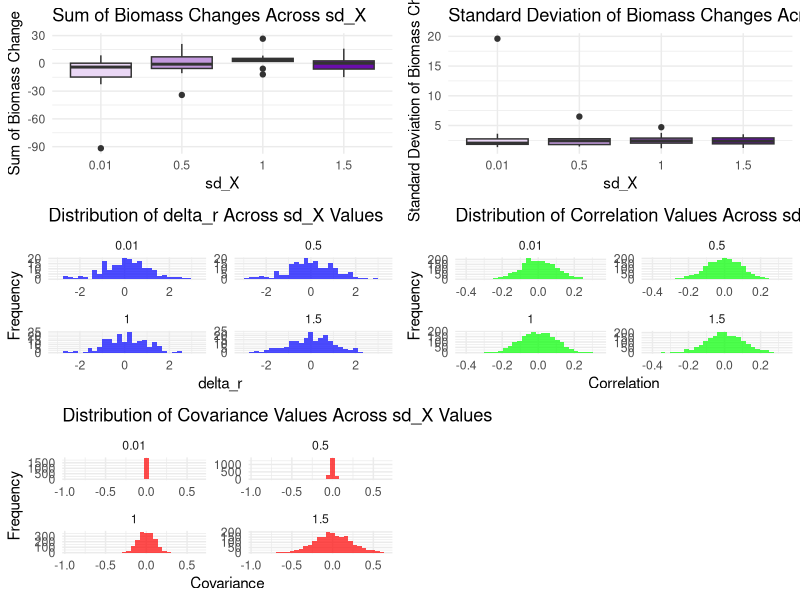

Write R code to recreate this figure. (Note: this script raises an error after producing the figure.)
# Load necessary libraries
library(ggplot2)
library(tidyr)
library(dplyr)
library(Matrix)
library(deSolve)
library(clusterGeneration)
library(mvtnorm)
library(gridExtra)

# Function to simulate quantitative interaction network
sim_quantitative_network <- function(Net_type, S, C, aij_params) {
  A <- matrix(0, S, S)
  n_pairs <- S * (S - 1) / 2
  B <- runif(n_pairs) <= C
  
  if (Net_type == "predator-prey") { 
    aij <- -abs(rnorm(n_pairs, aij_params[1], aij_params[2]))
    A[upper.tri(A)] <- B * aij
    A <- t(A)
    aij <- abs(rnorm(n_pairs, aij_params[1], aij_params[2]))
    A[upper.tri(A)] <- B * aij
  } 
  diag(A) <- -runif(S, min = 0, max = 1)
  
  while(max(Re(eigen(A)$values)) > 0){
    diag(A) <- -runif(S, min = 0, max = 1)
  }
  return(A)
}

# Function to simulate dynamics
fw.model <- function(t, B, params) {
  with(as.list(c(B, params)), {
    B[B < 10^-8] <- 0 
    B[B < 0] <- 0 
    dBdt <- (params$r + params$A %*% B) * B
    list(dBdt)
  })
}

eventfun <- function(t, B, parms) {
  with(as.list(B), {
    B[B < 1e-6] <- 0
    return(B)
  })
}

simulate_dynamics_c <- function(params, model, init_biomass = runif(params$S, min = 1, max = 10)) {
  init_biomass <- as.numeric(init_biomass)
  times <- seq(from = 1, to = params$maxt)
  out <- deSolve::ode(
    y = init_biomass,
    times = times,
    func = fw.model,
    parms = params,
    events = list(func = eventfun, time = times)
  ) %>% as.data.frame()
  return(out)
}

# Function to simulate response and compute delta_r
simulate_response <- function(S, C, aij_params, sd_X, maxt, alpha_d) {
  
  cor_matrix <- clusterGeneration::rcorrmatrix(d = S, alphad = alpha_d)
  covMat <- diag(sd_X) %*% cor_matrix %*% diag(sd_X)
  diag(covMat) <- 1  # Set diagonal elements to 1
  
  A <- sim_quantitative_network("predator-prey", S = S, C = C, aij_params = aij_params)
  
  equilibrium_pre <- runif(S, 1, 10)
  r_pre <- -A %*% equilibrium_pre
  
  dyn_params <- list(A = A, r = r_pre, S = S, maxt = maxt) 
  pre_perturb <- simulate_dynamics_c(dyn_params, fw.model)
  equilibrium_pre <- as.numeric(pre_perturb[nrow(pre_perturb), -1])
  
  r_perturbation <- mvtnorm::rmvnorm(n = 1, mean = r_pre, sigma = covMat)
  delta_r <- as.vector(matrix(r_perturbation, nrow = S, ncol = 1) - r_pre)
  
  dyn_params$r <- matrix(r_perturbation, nrow = S, ncol = 1)  
  
  post_perturb <- simulate_dynamics_c(dyn_params, fw.model, init_biomass = equilibrium_pre)
  equilibrium_post <- as.numeric(post_perturb[nrow(post_perturb), -1])
  
  df <- data.frame(species = paste0("sp", c(1:S)), 
                   X_pre = equilibrium_pre, 
                   X_post = equilibrium_post)
  
  return(list(df = df, pre_perturb = pre_perturb, 
              post_perturb = post_perturb, 
              Sigma = covMat, 
              C_matrix = cor_matrix, 
              r_pre = r_pre, 
              delta_r = delta_r))
}

set.seed(100)

# Simulation parameters
alpha_d <- 40  # Fixed alpha_d for all scenarios
sd_X_values <- c(0.01, 0.5, 1,  1.5)  # Different sd_X scenarios
S <- 20  
nsim <- 10  
maxt <- 1000

# Initialize data frames to store results
results <- data.frame()
delta_r_values <- data.frame(species = character(0), sd_X = numeric(0), delta_r = numeric(0))
cor_values <- data.frame(sd_X = numeric(0), correlation = numeric(0))
cov_values <- data.frame(sd_X = numeric(0), covariance = numeric(0))

for (sd_X in sd_X_values) {
  print(paste("Running simulation for sd_X =", sd_X))
  
  for (j in 1:nsim) {
    result <- simulate_response(S = S, 
                                C = 0.2, 
                                aij_params = c(0, 0.5), 
                                sd_X = rep(sd_X, S), 
                                maxt = maxt, 
                                alpha_d = alpha_d)
    
    df <- result$df
    delta_r <- result$delta_r  
    cor_matrix <- result$C_matrix  
    cov_matrix <- result$Sigma  
    
    results <- rbind(
      results,
      data.frame(
        sd_X = sd_X,
        sum_deltaX = sum(df$X_pre - df$X_post),
        sd_deltaX = sd(df$X_pre - df$X_post),
        var_deltaX = var(df$X_pre - df$X_post)
      )
    )
    
    delta_r_df <- data.frame(
      sd_X = rep(sd_X, length(delta_r)),
      delta_r = delta_r,
      species = paste0("sp", seq_len(S))
    )
    
    n_upper_tri <- S * (S - 1) / 2  
    
    cor_df <- data.frame(
      sd_X = rep(sd_X, n_upper_tri),
      correlation = cor_matrix[upper.tri(cor_matrix)]
    )
    
    cov_df <- data.frame(
      sd_X = rep(sd_X, n_upper_tri),
      covariance = cov_matrix[upper.tri(cov_matrix)]
    )
    
    delta_r_values <- rbind(delta_r_values, delta_r_df)
    cor_values <- rbind(cor_values, cor_df)
    cov_values <- rbind(cov_values, cov_df)
  }
}

# Plot results with gradient colors and no legend for p1 and p2
p1 <- ggplot(results, aes(x = as.factor(sd_X), y = sum_deltaX, fill = sd_X)) +
  geom_boxplot() +
  scale_fill_gradient(low = "#EAD7F5", high = "#6A0DAD") +  # light purple to dark purple
  labs(title = "Sum of Biomass Changes Across sd_X", x = "sd_X", y = "Sum of Biomass Change") +
  theme_minimal() +
  theme(legend.position = "none")  # Remove the legend

p2 <- ggplot(results, aes(x = as.factor(sd_X), y = sd_deltaX, fill = sd_X)) +
  geom_boxplot() +
  scale_fill_gradient(low = "#EAD7F5", high = "#6A0DAD") +  # light purple to dark purple
  labs(title = "Standard Deviation of Biomass Changes Across sd_X", x = "sd_X", y = "Standard Deviation of Biomass Change") +
  theme_minimal() +
  theme(legend.position = "none")  # Remove the legend

delta_r_limits <- range(delta_r_values$delta_r, na.rm = TRUE)
correlation_limits <- range(cor_values$correlation, na.rm = TRUE)
covariance_limits <- range(cov_values$covariance, na.rm = TRUE)

p3 <- ggplot(delta_r_values, aes(x = delta_r)) +
  geom_histogram(bins = 30, fill = "blue", alpha = 0.7) +
  facet_wrap(~ sd_X, scales = "free") +
  xlim(delta_r_limits) +
  theme_minimal() +
  ggtitle("Distribution of delta_r Across sd_X Values") +
  labs(x = "delta_r", y = "Frequency")

p4 <- ggplot(cor_values, aes(x = correlation)) +
  geom_histogram(bins = 30, fill = "green", alpha = 0.7) +
  facet_wrap(~ sd_X, scales = "free") +
  xlim(correlation_limits) +
  theme_minimal() +
  ggtitle("Distribution of Correlation Values Across sd_X Values") +
  labs(x = "Correlation", y = "Frequency")

p5 <- ggplot(cov_values, aes(x = covariance)) +
  geom_histogram(bins = 30, fill = "red", alpha = 0.7) +
  facet_wrap(~ sd_X, scales = "free") +
  xlim(covariance_limits) +
  theme_minimal() +
  ggtitle("Distribution of Covariance Values Across sd_X Values") +
  labs(x = "Covariance", y = "Frequency")

# Display all plots
gridExtra::grid.arrange(p1, p2, p3, p4, p5, ncol = 2)



################### save results

saveRDS(delta_r_values, here::here("a_code/LV_simulations_AF/output/delta_r_values.rds"))
saveRDS(cor_values, here::here("a_code/LV_simulations_AF/output/cor_values.rds"))
saveRDS(results, here::here("a_code/LV_simulations_AF/output/results.rds"))
        
